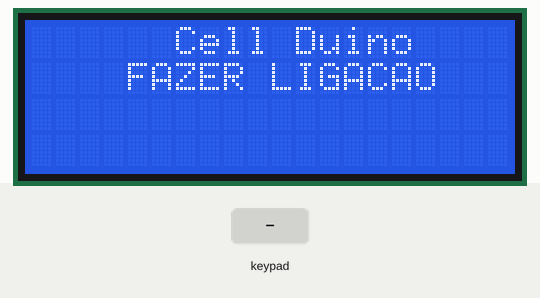
Simulated run of this sketch. Board: Arduino Uno, built with avr-gcc and run on an emulated ATmega328P. On the bench: 20×4 character LCD. The inputs (shaded band) are chosen by the test bench. What the sketch prints to the serial monitor is not drawn.

Above: at 1.2 s.
1.3 s: key '*' pressed
At 2.3 s:
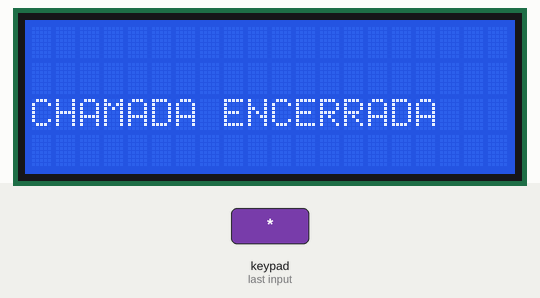
4.3 s: keypad keys 7 6 5 4 # pressed 0.4 s apart
At 6.9 s:
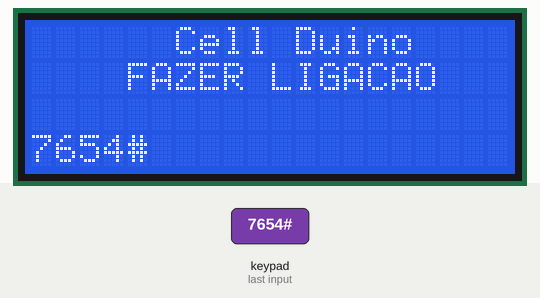
7.8 s: keypad keys 1 3 9 7 # pressed 0.4 s apart
At 11.5 s:
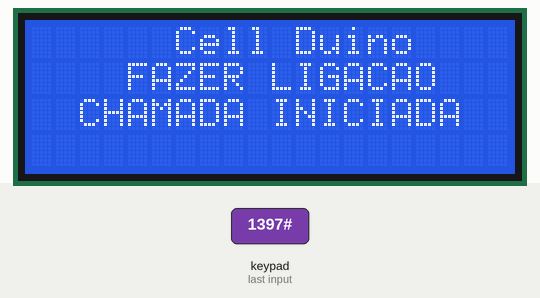
11.9 s: key '+' pressed
13.4 s: key '#' pressed
At 13.9 s:
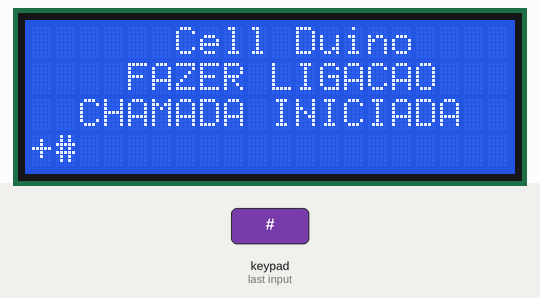
14.9 s: keypad keys 1 1 1 0 9 8 # pressed 0.4 s apart
At 18.5 s:
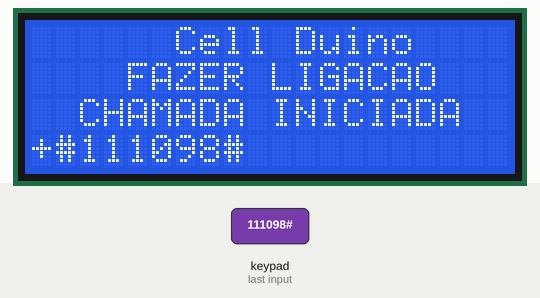
Timing chart, 0 to 20.0 s (numbered marks = the images above; inputs shaded):
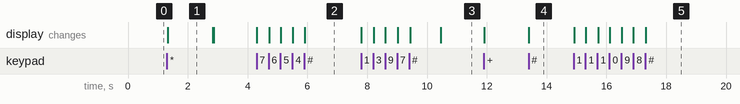

Measured:
- after the input at 1.3 s, the display: changes at once (image 1)
- after the input at 4.3 s, the display: first changes at once (image 2 shows a later state)
- after the input at 7.8 s, the display: first changes at once (image 3 shows a later state)
- after the input at 13.4 s, the display: changes at once (image 4)
- after the input at 14.9 s, the display: first changes at once (image 5 shows a later state)
- what the display in image 1 shows lasts 1.5 s, from 1.3 s to 2.8 s

The sketch:

Code_Arduino_Cell.ino
```cpp
#include <Keypad.h>
#include <Wire.h>  // biblioteca respposnsavel pela comunicação I2C
#include <LiquidCrystal_I2C.h>

LiquidCrystal_I2C lcd (0x3F,20,4);  // // 0x3F representa o endereço hexadecimal do modulo I2C alguns modulos

//........................................................................................................
char phone_no[]="111111111";
char vetor[10]; // alterado
int limite = 10;
int contador =0;
int aux =0;
//........................................................................................................
const byte ROWS = 4; //4 linhas
const byte COLS = 4; //3 colunas
//define os caracteres de cada botao
char hexaKeys[ROWS][COLS] = {
  {'1','2','3','+'},
  {'4','5','6',},
  {'7','8','9',},
  {'*','0','#','-'}
};
byte rowPins[ROWS] = {7,6,5,4}; //conexão dos pinos das linhas
byte colPins[COLS] = {11,10,9,8}; //conexão dos pinos das colunas

//iniciliza e instancia o objeto customKeypad
Keypad customKeypad = Keypad( makeKeymap(hexaKeys), rowPins, colPins, ROWS, COLS);

char customKey; // alterado
char numero; // alterado

//........................................................................................................
void setup()
{
  lcd.init();
  Serial.begin(115200);
}

void loop()
{
  lcd.backlight();
  lcd.setCursor(4,1);   // assim como as biblioteas comuns para display LCD os comandos para este modulo são bem parecidos
  lcd.print("FAZER LIGACAO");

  lcd.setCursor(6,0);   // assim como as biblioteas comuns para display LCD os comandos para este modulo são bem parecidos
  lcd.print("Cell Duino");

  ligacao();
}

//........................................................................................................
void ligacao()
{
    customKey = customKeypad.getKey(); // comando getKey responsável por recuperar o valor do botao precionado // alterado
    if (customKey) // Verifica se alguma tecla foi precionada
    {
      numero = customKey;
      vetor[contador]=numero;
      lcd.setCursor(contador,3);
      lcd.print(vetor[contador]);

      contador++;

       if(numero == '*')
         {
           lcd.clear();
           Serial.println("ATH");
           lcd.setCursor(0,2);
           lcd.print("CHAMADA ENCERRADA");
           contador =0;
           delay(1500);
           lcd.clear();
         }
       }
//........................................................................................................

    if((contador == limite) && (vetor[9]== '#')) // CONDIÇÃO PARA INICIAR A CHAMADA
  {
    lcd.clear();
    contador =0;

    for(int i=0;i<9;i++)
    {
      phone_no[i]= vetor[i];
    }

    lcd.setCursor(2,2);
    lcd.print("CHAMADA INICIADA");

    Serial.println("AT");
    delay(1000);
    Serial.print("ATD");
    Serial.println(phone_no);
    Serial.println(";");
    }
}

void sms() // TESTE DE ENVIO DE SMS
{
  Serial.println("AT+CMGF=1");
  delay(2000);
  Serial.print("AT+CMGS=\"");
  Serial.print(phone_no);
  Serial.write(0x22);
  Serial.write(0x0D);  // hex equivalent of Carraige return
  Serial.write(0x0A);  // hex equivalent of newline
  delay(2000);
  Serial.print("Mensagem de teste");
  delay(500);
  Serial.println (char(26));//the ASCII code of the ctrl+z is 26
}
```
